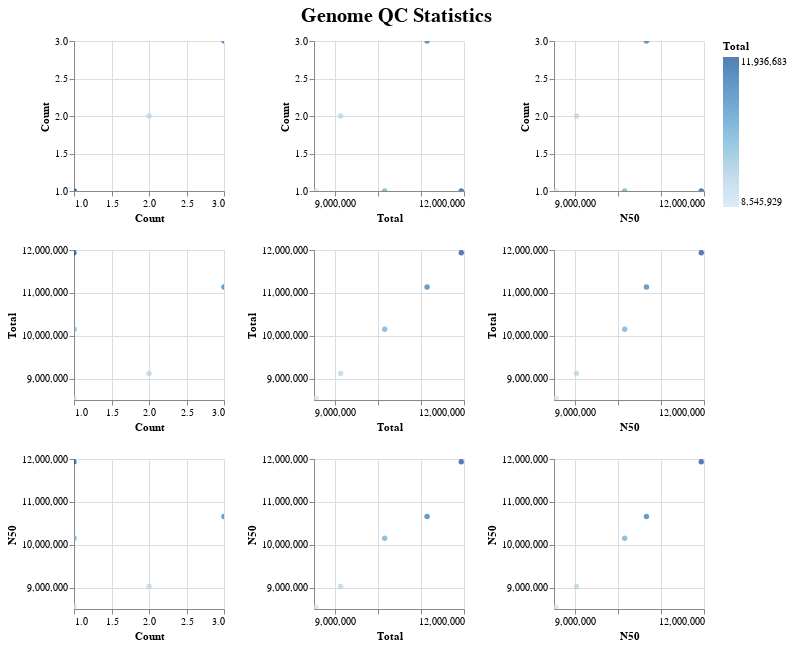

This figure's notebook cell:
### Code cell
source = df

chart = alt.Chart(source).mark_circle().encode(
    alt.X(alt.repeat("column"), type='quantitative', scale=alt.Scale(zero=False)),
    alt.Y(alt.repeat("row"), type='quantitative', scale=alt.Scale(zero=False)),
    color='Total',
    tooltip=['genome_id', 'Count', 'Total', 'gc', 'N50', 'N75', 'N90', 'AuN', 'Min', 'Max']
).properties(
    width=150,
    height=150,
).repeat(
    row=['Count', 'Total', 'N50'],
    column=['Count', 'Total', 'N50'],
).properties(
    title = "Genome QC Statistics",
).interactive()

chart = chart.configure_title(fontSize=20, offset=10, orient='top', anchor='middle')

chart

### Figure 1 — Vega-Lite specification as saved in the notebook (floating-point values rounded to 4 significant figures)
{"config": {"view": {"continuousWidth": 400, "continuousHeight": 300}, "title": {"anchor": "middle", "fontSize": 20, "offset": 10, "orient": "top"}}, "repeat": {"column": ["Count", "Total", "N50"], "row": ["Count", "Total", "N50"]}, "spec": {"data": {"name": "data-99eb458536536f7fce895f6d732f9e3a"}, "mark": "circle", "encoding": {"color": {"field": "Total", "type": "quantitative"}, "tooltip": [{"field": "genome_id", "type": "nominal"}, {"field": "Count", "type": "quantitative"}, {"field": "Total", "type": "quantitative"}, {"field": "gc", "type": "quantitative"}, {"field": "N50", "type": "quantitative"}, {"field": "N75", "type": "quantitative"}, {"field": "N90", "type": "quantitative"}, {"field": "AuN", "type": "quantitative"}, {"field": "Min", "type": "quantitative"}, {"field": "Max", "type": "quantitative"}], "x": {"field": {"repeat": "column"}, "scale": {"zero": false}, "type": "quantitative"}, "y": {"field": {"repeat": "row"}, "scale": {"zero": false}, "type": "quantitative"}}, "height": 150, "selection": {"selector001": {"type": "interval", "bind": "scales", "encodings": ["x", "y"]}}, "width": 150}, "title": "Genome QC Statistics", "$schema": "https://vega.github.io/schema/vega-lite/v4.17.0.json", "datasets": {"data-99eb458536536f7fce895f6d732f9e3a": [{"genome_id": "GCF_000009765.2", "Min": 94287, "N25": 9025608, "N50": 9025608, "AuN": 8933000.0, "gc": 0.707, "Max": 9025608, "N75": 9025608, "Count": 2, "Total": 9119895, "N90": 9025608, "Avg": 4560000.0, "gtdb_release": "R207", "Domain": "d__Bacteria", "Phylum": "p__Actinobacteriota", "Class": "c__Actinomycetia", "Order": "o__Streptomycetales", "Family": "f__Streptomycetaceae", "Genus": "g__Streptomyces", "Species": "avermitilis", "Organism": "s__Streptomyces avermitilis", "accession": "GCA_000009765.2", "name": "GCF_000009765.2", "trna_aa_count": 20.0, "contig_count": 2.0, "n50_contigs": 9026000.0, "longest_contig": 9026000.0, "scaffold_count": 2.0, "n50_scaffolds": 9026000.0, "longest_scaffold": 9026000.0, "genome_size": 9120000.0, "gc_percentage": 70.7, "ambiguous_bases": 0.0, "checkm_completeness": 99.89, "checkm_contamination": 0.79, "checkm_strain_heterogeneity": 0.0, "lsu_5s_count": 6, "ssu_count": 6, "lsu_23s_count": 6, "protein_count": 7915, "coding_density": 86.3, "ncbi_genbank_assembly_accession": "GCA_000009765.2", "ncbi_strain_identifiers": "MA-4680", "ncbi_assembly_level": "Complete Genome", "ncbi_assembly_name": "ASM976v2", "ncbi_assembly_type": "na", "ncbi_bioproject": "PRJNA224116", "ncbi_biosample": "SAMD00061088", "ncbi_country": null, "ncbi_date": "2016-03-24", "ncbi_genome_category": null, "ncbi_genome_representation": "full", "ncbi_isolate": null, "ncbi_isolation_source": null, "ncbi_lat_lon": null, "ncbi_molecule_count": 2, "ncbi_cds_count": 7850, "ncbi_refseq_category": "representative genome", "ncbi_seq_rel_date": "2016/03/24", "ncbi_spanned_gaps": 0, "ncbi_species_taxid": 33903, "ncbi_ssu_count": 6, "ncbi_submitter": "NITE", "ncbi_taxid": 227882, "ncbi_total_gap_length": 0, "ncbi_translation_table": 11, "ncbi_trna_count": 77, "ncbi_unspanned_gaps": 0, "ncbi_version_status": "latest", "ncbi_wgs_master": null, "gtdbTypeDesignation": "type strain of species", "gtdbTypeDesignationSources": "LPSN", "lpsnTypeDesignation": "type strain of species", "dsmzTypeDesignation": "type strain of species", "lpsnPriorityYear": 2002.0, "gtdbTypeSpeciesOfGenus": false, "ncbi_taxonomy": "d__Bacteria;p__Actinobacteria;c__Actinomycetia;o__Streptomycetales;f__Streptomycetaceae;g__Streptomyces;s__Streptomyces avermitilis", "ncbi_taxonomy_unfiltered": "d__Bacteria;x__Terrabacteria group;p__Actinobacteria;c__Actinomycetia;o__Streptomycetales;f__Streptomycetaceae;g__Streptomyces;s__Streptomyces avermitilis;x__Streptomyces avermitilis MA-4680 = NBRC 14893", "gtdb_representative": true, "gtdb_genome_representative": "RS_GCF_000009765.2", "ncbi_type_material_designation": "assembly from type material", "gtdbDomain": "d__Bacteria", "gtdbPhylum": "p__Actinobacteriota", "gtdbClass": "c__Actinomycetia", "gtdbOrder": "o__Streptomycetales", "gtdbFamily": "f__Streptomycetaceae", "gtdbGenus": "g__Streptomyces", "gtdbSpecies": "s__Streptomyces avermitilis", "gtdbTypeDesignation.1": "type strain of species", "subunit_summary": "5S/16S/23S", "speciesRepName": "GCA_000009765.2", "speciesClusterCount": 9, "lpsnUrl": "https://lpsn.dsmz.de/species/streptomyces-avermitilis", "link_ncbi_taxonomy": "<a target=\"_blank\" href=\"https://www.ncbi.nlm.nih.gov/Taxonomy/Browser/wwwtax.cgi?id=2\">d__Bacteria</a>; <a target=\"_blank\" href=\"https://www.ncbi.nlm.nih.gov/Taxonomy/Browser/wwwtax.cgi?id=201174\">p__Actinobacteria</a>; <a target=\"_blank\" href=\"https://www.ncbi.nlm.nih.gov/Taxonomy/Browser/wwwtax.cgi?id=1760\">c__Actinomycetia</a>; <a target=\"_blank\" href=\"https://www.ncbi.nlm.nih.gov/Taxonomy/Browser/wwwtax.cgi?id=85011\">o__Streptomycetales</a>; <a target=\"_blank\" href=\"https://www.ncbi.nlm.nih.gov/Taxonomy/Browser/wwwtax.cgi?id=2062\">f__Streptomycetaceae</a>; <a target=\"_blank\" href=\"https://www.ncbi.nlm.nih.gov/Taxonomy/Browser/wwwtax.cgi?id=1883\">g__Streptomyces</a>; <a target=\"_blank\" href=\"https://www.ncbi.nlm.nih.gov/Taxonomy/Browser/wwwtax.cgi?id=33903\">s__Streptomyces avermitilis</a>", "link_ncbi_taxonomy_unfiltered": "<a target=\"_blank\" href=\"https://www.ncbi.nlm.nih.gov/Taxonomy/Browser/wwwtax.cgi?id=2\">d__Bacteria</a>; <a target=\"_blank\" href=\"https://www.ncbi.nlm.nih.gov/Taxonomy/Browser/wwwtax.cgi?id=1783272\">x__Terrabacteria group</a>; <a target=\"_blank\" href=\"https://www.ncbi.nlm.nih.gov/Taxonomy/Browser/wwwtax.cgi?id=201174\">p__Actinobacteria</a>; <a target=\"_blank\" href=\"https://www.ncbi.nlm.nih.gov/Taxonomy/Browser/wwwtax.cgi?id=1760\">c__Actinomycetia</a>; <a target=\"_blank\" href=\"https://www.ncbi.nlm.nih.gov/Taxonomy/Browser/wwwtax.cgi?id=85011\">o__Streptomycetales</a>; <a target=\"_blank\" href=\"https://www.ncbi.nlm.nih.gov/Taxonomy/Browser/wwwtax.cgi?id=2062\">f__Streptomycetaceae</a>; <a target=\"_blank\" href=\"https://www.ncbi.nlm.nih.gov/Taxonomy/Browser/wwwtax.cgi?id=1883\">g__Streptomyces</a>; <a target=\"_blank\" href=\"https://www.ncbi.nlm.nih.gov/Taxonomy/Browser/wwwtax.cgi?id=33903\">s__Streptomyces avermitilis</a>; <a target=\"_blank\" href=\"https://www.ncbi.nlm.nih.gov/Taxonomy/Browser/wwwtax.cgi?id=227882\">x__Streptomyces avermitilis MA-4680 = NBRC 14893</a>", "0": "{'taxon': 'd__Bacteria', 'taxonId': '2'}", "1": "{'taxon': 'p__Actinobacteria', 'taxonId': '201174'}", "2": "{'taxon': 'c__Actinomycetia', 'taxonId': '1760'}", "3": "{'taxon': 'o__Streptomycetales', 'taxonId': '85011'}", "4": "{'taxon': 'f__Streptomycetaceae', 'taxonId': '2062'}", "5": "{'taxon': 'g__Streptomyces', 'taxonId': '1883'}", "6": "{'taxon': 's__Streptomyces avermitilis', 'taxonId': '33903'}", "ncbiTaxonomyUnfiltered": "[{'taxon': 'd__Bacteria', 'taxonId': '2'}, {'taxon': 'x__Terrabacteria group', 'taxonId': '1783272'}, {'taxon': 'p__Actinobacteria', 'taxonId': '201174'}, {'taxon': 'c__Actinomycetia', 'taxonId': '1760'}, {'taxon': 'o__Streptomycetales', 'taxonId': '85011'}, {'taxon': 'f__Streptomycetaceae', 'taxonId': '2062'}, {'taxon': 'g__Streptomyces', 'taxonId': '1883'}, {'taxon': 's__Streptomyces avermitilis', 'taxonId': '33903'}, {'taxon': 'x__Streptomyces avermitilis MA-4680 = NBRC 14893', 'taxonId': '227882'}]"}, {"genome_id": "GCF_000010605.1", "Min": 8545929, "N25": 8545929, "N50": 8545929, "AuN": 8546000.0, "gc": 0.7223, "Max": 8545929, "N75": 8545929, "Count": 1, "Total": 8545929, "N90": 8545929, "Avg": 8546000.0, "gtdb_release": "R207", "Domain": "d__Bacteria", "Phylum": "p__Actinobacteriota", "Class": "c__Actinomycetia", "Order": "o__Streptomycetales", "Family": "f__Streptomycetaceae", "Genus": "g__Streptomyces", "Species": "griseus", "Organism": "s__Streptomyces griseus", "accession": "GCA_000010605.1", "name": "GCF_000010605.1", "trna_aa_count": 20.0, "contig_count": 1.0, "n50_contigs": 8546000.0, "longest_contig": 8546000.0, "scaffold_count": 1.0, "n50_scaffolds": 8546000.0, "longest_scaffold": 8546000.0, "genome_size": 8546000.0, "gc_percentage": 72.23, "ambiguous_bases": 0.0, "checkm_completeness": 99.84, "checkm_contamination": 0.0, "checkm_strain_heterogeneity": 0.0, "lsu_5s_count": 6, "ssu_count": 6, "lsu_23s_count": 6, "protein_count": 7113, "coding_density": 87.7, "ncbi_genbank_assembly_accession": "GCA_000010605.1", "ncbi_strain_identifiers": "NBRC 13350", "ncbi_assembly_level": "Complete Genome", "ncbi_assembly_name": "ASM1060v1", "ncbi_assembly_type": "na", "ncbi_bioproject": "PRJNA224116", "ncbi_biosample": "SAMD00060929", "ncbi_country": null, "ncbi_date": "2008-04-08", "ncbi_genome_category": null, "ncbi_genome_representation": "full", "ncbi_isolate": null, "ncbi_isolation_source": null, "ncbi_lat_lon": null, "ncbi_molecule_count": 1, "ncbi_cds_count": 7092, "ncbi_refseq_category": "representative genome", "ncbi_seq_rel_date": "2008/04/08", "ncbi_spanned_gaps": 0, "ncbi_species_taxid": 1911, "ncbi_ssu_count": 6, "ncbi_submitter": "The University of Tokyo", "ncbi_taxid": 455632, "ncbi_total_gap_length": 0, "ncbi_translation_table": 11, "ncbi_trna_count": 67, "ncbi_unspanned_gaps": 0, "ncbi_version_status": "latest", "ncbi_wgs_master": null, "gtdbTypeDesignation": "not type material", "gtdbTypeDesignationSources": null, "lpsnTypeDesignation": "not type material", "dsmzTypeDesignation": "not type material", "lpsnPriorityYear": null, "gtdbTypeSpeciesOfGenus": false, "ncbi_taxonomy": "d__Bacteria;p__Actinobacteria;c__Actinomycetia;o__Streptomycetales;f__Streptomycetaceae;g__Streptomyces;s__Streptomyces griseus", "ncbi_taxonomy_unfiltered": "d__Bacteria;x__Terrabacteria group;p__Actinobacteria;c__Actinomycetia;o__Streptomycetales;f__Streptomycetaceae;g__Streptomyces;x__Streptomyces griseus group;x__Streptomyces griseus subgroup;s__Streptomyces griseus;sb__Streptomyces griseus subsp. griseus;x__Streptomyces griseus subsp. griseus NBRC 13350", "gtdb_representative": false, "gtdb_genome_representative": "RS_GCF_900460065.1", "ncbi_type_material_designation": null, "gtdbDomain": "d__Bacteria", "gtdbPhylum": "p__Actinobacteriota", "gtdbClass": "c__Actinomycetia", "gtdbOrder": "o__Streptomycetales", "gtdbFamily": "f__Streptomycetaceae", "gtdbGenus": "g__Streptomyces", "gtdbSpecies": "s__Streptomyces griseus", "gtdbTypeDesignation.1": "not type material", "subunit_summary": "5S/16S/23S", "speciesRepName": "GCA_900460065.1", "speciesClusterCount": 10, "lpsnUrl": "https://lpsn.dsmz.de/species/streptomyces-griseus", "link_ncbi_taxonomy": "<a target=\"_blank\" href=\"https://www.ncbi.nlm.nih.gov/Taxonomy/Browser/wwwtax.cgi?id=2\">d__Bacteria</a>; <a target=\"_blank\" href=\"https://www.ncbi.nlm.nih.gov/Taxonomy/Browser/wwwtax.cgi?id=201174\">p__Actinobacteria</a>; <a target=\"_blank\" href=\"https://www.ncbi.nlm.nih.gov/Taxonomy/Browser/wwwtax.cgi?id=1760\">c__Actinomycetia</a>; <a target=\"_blank\" href=\"https://www.ncbi.nlm.nih.gov/Taxonomy/Browser/wwwtax.cgi?id=85011\">o__Streptomycetales</a>; <a target=\"_blank\" href=\"https://www.ncbi.nlm.nih.gov/Taxonomy/Browser/wwwtax.cgi?id=2062\">f__Streptomycetaceae</a>; <a target=\"_blank\" href=\"https://www.ncbi.nlm.nih.gov/Taxonomy/Browser/wwwtax.cgi?id=1883\">g__Streptomyces</a>; <a target=\"_blank\" href=\"https://www.ncbi.nlm.nih.gov/Taxonomy/Browser/wwwtax.cgi?id=1911\">s__Streptomyces griseus</a>", "link_ncbi_taxonomy_unfiltered": "<a target=\"_blank\" href=\"https://www.ncbi.nlm.nih.gov/Taxonomy/Browser/wwwtax.cgi?id=2\">d__Bacteria</a>; <a target=\"_blank\" href=\"https://www.ncbi.nlm.nih.gov/Taxonomy/Browser/wwwtax.cgi?id=1783272\">x__Terrabacteria group</a>; <a target=\"_blank\" href=\"https://www.ncbi.nlm.nih.gov/Taxonomy/Browser/wwwtax.cgi?id=201174\">p__Actinobacteria</a>; <a target=\"_blank\" href=\"https://www.ncbi.nlm.nih.gov/Taxonomy/Browser/wwwtax.cgi?id=1760\">c__Actinomycetia</a>; <a target=\"_blank\" href=\"https://www.ncbi.nlm.nih.gov/Taxonomy/Browser/wwwtax.cgi?id=85011\">o__Streptomycetales</a>; <a target=\"_blank\" href=\"https://www.ncbi.nlm.nih.gov/Taxonomy/Browser/wwwtax.cgi?id=2062\">f__Streptomycetaceae</a>; <a target=\"_blank\" href=\"https://www.ncbi.nlm.nih.gov/Taxonomy/Browser/wwwtax.cgi?id=1883\">g__Streptomyces</a>; <a target=\"_blank\" href=\"https://www.ncbi.nlm.nih.gov/Taxonomy/Browser/wwwtax.cgi?id=629295\">x__Streptomyces griseus group</a>; <a target=\"_blank\" href=\"https://www.ncbi.nlm.nih.gov/Taxonomy/Browser/wwwtax.cgi?id=1482596\">x__Streptomyces griseus subgroup</a>; <a target=\"_blank\" href=\"https://www.ncbi.nlm.nih.gov/Taxonomy/Browser/wwwtax.cgi?id=1911\">s__Streptomyces griseus</a>; <a target=\"_blank\" href=\"https://www.ncbi.nlm.nih.gov/Taxonomy/Browser/wwwtax.cgi?id=67263\">sb__Streptomyces griseus subsp. griseus</a>; <a target=\"_blank\" href=\"https://www.ncbi.nlm.nih.gov/Taxonomy/Browser/wwwtax.cgi?id=455632\">x__Streptomyces griseus subsp. griseus NBRC 13350</a>", "0": "{'taxon': 'd__Bacteria', 'taxonId': '2'}", "1": "{'taxon': 'p__Actinobacteria', 'taxonId': '201174'}", "2": "{'taxon': 'c__Actinomycetia', 'taxonId': '1760'}", "3": "{'taxon': 'o__Streptomycetales', 'taxonId': '85011'}", "4": "{'taxon': 'f__Streptomycetaceae', 'taxonId': '2062'}", "5": "{'taxon': 'g__Streptomyces', 'taxonId': '1883'}", "6": "{'taxon': 's__Streptomyces griseus', 'taxonId': '1911'}", "ncbiTaxonomyUnfiltered": "[{'taxon': 'd__Bacteria', 'taxonId': '2'}, {'taxon': 'x__Terrabacteria group', 'taxonId': '1783272'}, {'taxon': 'p__Actinobacteria', 'taxonId': '201174'}, {'taxon': 'c__Actinomycetia', 'taxonId': '1760'}, {'taxon': 'o__Streptomycetales', 'taxonId': '85011'}, {'taxon': 'f__Streptomycetaceae', 'taxonId': '2062'}, {'taxon': 'g__Streptomyces', 'taxonId': '1883'}, {'taxon': 'x__Streptomyces griseus group', 'taxonId': '629295'}, {'taxon': 'x__Streptomyces griseus subgroup', 'taxonId': '1482596'}, {'taxon': 's__Streptomyces griseus', 'taxonId': '1911'}, {'taxon': 'sb__Streptomyces griseus subsp. griseus', 'taxonId': '67263'}, {'taxon': 'x__Streptomyces griseus subsp. griseus NBRC 13350', 'taxonId': '455632'}]"}, {"genome_id": "GCF_000091305.1", "Min": 10148695, "N25": 10148695, "N50": 10148695, "AuN": 10150000.0, "gc": 0.7145, "Max": 10148695, "N75": 10148695, "Count": 1, "Total": 10148695, "N90": 10148695, "Avg": 10150000.0, "gtdb_release": "R207", "Domain": "d__Bacteria", "Phylum": "p__Actinobacteriota", "Class": "c__Actinomycetia", "Order": "o__Streptomycetales", "Family": "f__Streptomycetaceae", "Genus": "g__Streptomyces", "Species": "scabiei", "Organism": "s__Streptomyces scabiei", "accession": "GCA_000091305.1", "name": "GCF_000091305.1", "trna_aa_count": 20.0, "contig_count": 1.0, "n50_contigs": 10150000.0, "longest_contig": 10150000.0, "scaffold_count": 1.0, "n50_scaffolds": 10150000.0, "longest_scaffold": 10150000.0, "genome_size": 10150000.0, "gc_percentage": 71.45, "ambiguous_bases": 0.0, "checkm_completeness": 100.0, "checkm_contamination": 0.0, "checkm_strain_heterogeneity": 0.0, "lsu_5s_count": 6, "ssu_count": 6, "lsu_23s_count": 6, "protein_count": 8791, "coding_density": 87.16, "ncbi_genbank_assembly_accession": "GCA_000091305.1", "ncbi_strain_identifiers": "87.22", "ncbi_assembly_level": "Complete Genome", "ncbi_assembly_name": "ASM9130v1", "ncbi_assembly_type": "na", "ncbi_bioproject": "PRJNA224116", "ncbi_biosample": "SAMEA2272773", "ncbi_country": null, "ncbi_date": "2009-10-06", "ncbi_genome_category": null, "ncbi_genome_representation": "full", "ncbi_isolate": null, "ncbi_isolation_source": null, "ncbi_lat_lon": null, "ncbi_molecule_count": 1, "ncbi_cds_count": 8737, "ncbi_refseq_category": "representative genome", "ncbi_seq_rel_date": "2009/10/06", "ncbi_spanned_gaps": 0, "ncbi_species_taxid": 1930, "ncbi_ssu_count": 6, "ncbi_submitter": "Wellcome Trust Sanger Institute", "ncbi_taxid": 680198, "ncbi_total_gap_length": 0, "ncbi_translation_table": 11, "ncbi_trna_count": 73, "ncbi_unspanned_gaps": 0, "ncbi_version_status": "latest", "ncbi_wgs_master": null, "gtdbTypeDesignation": "not type material", "gtdbTypeDesignationSources": null, "lpsnTypeDesignation": "not type material", "dsmzTypeDesignation": "not type material", "lpsnPriorityYear": null, "gtdbTypeSpeciesOfGenus": false, "ncbi_taxonomy": "d__Bacteria;p__Actinobacteria;c__Actinomycetia;o__Streptomycetales;f__Streptomycetaceae;g__Streptomyces;s__Streptomyces scabiei", "ncbi_taxonomy_unfiltered": "d__Bacteria;x__Terrabacteria group;p__Actinobacteria;c__Actinomycetia;o__Streptomycetales;f__Streptomycetaceae;g__Streptomyces;s__Streptomyces scabiei;x__Streptomyces scabiei 87.22", "gtdb_representative": true, "gtdb_genome_representative": "RS_GCF_000091305.1", "ncbi_type_material_designation": null, "gtdbDomain": "d__Bacteria", "gtdbPhylum": "p__Actinobacteriota", "gtdbClass": "c__Actinomycetia", "gtdbOrder": "o__Streptomycetales", "gtdbFamily": "f__Streptomycetaceae", "gtdbGenus": "g__Streptomyces", "gtdbSpecies": "s__Streptomyces scabiei", "gtdbTypeDesignation.1": "not type material", "subunit_summary": "5S/16S/23S", "speciesRepName": "GCA_000091305.1", "speciesClusterCount": 16, "lpsnUrl": "https://lpsn.dsmz.de/species/streptomyces-scabiei", "link_ncbi_taxonomy": "<a target=\"_blank\" href=\"https://www.ncbi.nlm.nih.gov/Taxonomy/Browser/wwwtax.cgi?id=2\">d__Bacteria</a>; <a target=\"_blank\" href=\"https://www.ncbi.nlm.nih.gov/Taxonomy/Browser/wwwtax.cgi?id=201174\">p__Actinobacteria</a>; <a target=\"_blank\" href=\"https://www.ncbi.nlm.nih.gov/Taxonomy/Browser/wwwtax.cgi?id=1760\">c__Actinomycetia</a>; <a target=\"_blank\" href=\"https://www.ncbi.nlm.nih.gov/Taxonomy/Browser/wwwtax.cgi?id=85011\">o__Streptomycetales</a>; <a target=\"_blank\" href=\"https://www.ncbi.nlm.nih.gov/Taxonomy/Browser/wwwtax.cgi?id=2062\">f__Streptomycetaceae</a>; <a target=\"_blank\" href=\"https://www.ncbi.nlm.nih.gov/Taxonomy/Browser/wwwtax.cgi?id=1883\">g__Streptomyces</a>; <a target=\"_blank\" href=\"https://www.ncbi.nlm.nih.gov/Taxonomy/Browser/wwwtax.cgi?id=1930\">s__Streptomyces scabiei</a>", "link_ncbi_taxonomy_unfiltered": "<a target=\"_blank\" href=\"https://www.ncbi.nlm.nih.gov/Taxonomy/Browser/wwwtax.cgi?id=2\">d__Bacteria</a>; <a target=\"_blank\" href=\"https://www.ncbi.nlm.nih.gov/Taxonomy/Browser/wwwtax.cgi?id=1783272\">x__Terrabacteria group</a>; <a target=\"_blank\" href=\"https://www.ncbi.nlm.nih.gov/Taxonomy/Browser/wwwtax.cgi?id=201174\">p__Actinobacteria</a>; <a target=\"_blank\" href=\"https://www.ncbi.nlm.nih.gov/Taxonomy/Browser/wwwtax.cgi?id=1760\">c__Actinomycetia</a>; <a target=\"_blank\" href=\"https://www.ncbi.nlm.nih.gov/Taxonomy/Browser/wwwtax.cgi?id=85011\">o__Streptomycetales</a>; <a target=\"_blank\" href=\"https://www.ncbi.nlm.nih.gov/Taxonomy/Browser/wwwtax.cgi?id=2062\">f__Streptomycetaceae</a>; <a target=\"_blank\" href=\"https://www.ncbi.nlm.nih.gov/Taxonomy/Browser/wwwtax.cgi?id=1883\">g__Streptomyces</a>; <a target=\"_blank\" href=\"https://www.ncbi.nlm.nih.gov/Taxonomy/Browser/wwwtax.cgi?id=1930\">s__Streptomyces scabiei</a>; <a target=\"_blank\" href=\"https://www.ncbi.nlm.nih.gov/Taxonomy/Browser/wwwtax.cgi?id=680198\">x__Streptomyces scabiei 87.22</a>", "0": "{'taxon': 'd__Bacteria', 'taxonId': '2'}", "1": "{'taxon': 'p__Actinobacteria', 'taxonId': '201174'}", "2": "{'taxon': 'c__Actinomycetia', 'taxonId': '1760'}", "3": "{'taxon': 'o__Streptomycetales', 'taxonId': '85011'}", "4": "{'taxon': 'f__Streptomycetaceae', 'taxonId': '2062'}", "5": "{'taxon': 'g__Streptomyces', 'taxonId': '1883'}", "6": "{'taxon': 's__Streptomyces scabiei', 'taxonId': '1930'}", "ncbiTaxonomyUnfiltered": "[{'taxon': 'd__Bacteria', 'taxonId': '2'}, {'taxon': 'x__Terrabacteria group', 'taxonId': '1783272'}, {'taxon': 'p__Actinobacteria', 'taxonId': '201174'}, {'taxon': 'c__Actinomycetia', 'taxonId': '1760'}, {'taxon': 'o__Streptomycetales', 'taxonId': '85011'}, {'taxon': 'f__Streptomycetaceae', 'taxonId': '2062'}, {'taxon': 'g__Streptomyces', 'taxonId': '1883'}, {'taxon': 's__Streptomyces scabiei', 'taxonId': '1930'}, {'taxon': 'x__Streptomyces scabiei 87.22', 'taxonId': '680198'}]"}, {"genome_id": "GCF_000092385.1", "Min": 11936683, "N25": 11936683, "N50": 11936683, "AuN": 11940000.0, "gc": 0.7075, "Max": 11936683, "N75": 11936683, "Count": 1, "Total": 11936683, "N90": 11936683, "Avg": 11940000.0, "gtdb_release": "R207", "Domain": "d__Bacteria", "Phylum": "p__Actinobacteriota", "Class": "c__Actinomycetia", "Order": "o__Streptomycetales", "Family": "f__Streptomycetaceae", "Genus": "g__Streptomyces", "Species": "milbemycinicus", "Organism": "s__Streptomyces milbemycinicus", "accession": "GCA_000092385.1", "name": "GCF_000092385.1", "trna_aa_count": 20.0, "contig_count": 1.0, "n50_contigs": 11940000.0, "longest_contig": 11940000.0, "scaffold_count": 1.0, "n50_scaffolds": 11940000.0, "longest_scaffold": 11940000.0, "genome_size": 11940000.0, "gc_percentage": 70.75, "ambiguous_bases": 0.0, "checkm_completeness": 99.74, "checkm_contamination": 1.96, "checkm_strain_heterogeneity": 28.57, "lsu_5s_count": 6, "ssu_count": 6, "lsu_23s_count": 6, "protein_count": 9968, "coding_density": 88.51, "ncbi_genbank_assembly_accession": "GCA_000092385.1", "ncbi_strain_identifiers": "BCW-1", "ncbi_assembly_level": "Complete Genome", "ncbi_assembly_name": "ASM9238v1", "ncbi_assembly_type": "na", "ncbi_bioproject": "PRJNA224116", "ncbi_biosample": "SAMN02603683", "ncbi_country": null, "ncbi_date": "2010-05-28", "ncbi_genome_category": null, "ncbi_genome_representation": "full", "ncbi_isolate": null, "ncbi_isolation_source": null, "ncbi_lat_lon": null, "ncbi_molecule_count": 1, "ncbi_cds_count": 9974, "ncbi_refseq_category": "representative genome", "ncbi_seq_rel_date": "2010/05/28", "ncbi_spanned_gaps": 0, "ncbi_species_taxid": 379067, "ncbi_ssu_count": 6, "ncbi_submitter": "Northeast Agricultural University", "ncbi_taxid": 749414, "ncbi_total_gap_length": 0, "ncbi_translation_table": 11, "ncbi_trna_count": 68, "ncbi_unspanned_gaps": 0, "ncbi_version_status": "latest", "ncbi_wgs_master": null, "gtdbTypeDesignation": "not type material", "gtdbTypeDesignationSources": null, "lpsnTypeDesignation": "not type material", "dsmzTypeDesignation": "not type material", "lpsnPriorityYear": null, "gtdbTypeSpeciesOfGenus": false, "ncbi_taxonomy": "d__Bacteria;p__Actinobacteria;c__Actinomycetia;o__Streptomycetales;f__Streptomycetaceae;g__Streptomyces;s__Streptomyces bingchenggensis", "ncbi_taxonomy_unfiltered": "d__Bacteria;x__Terrabacteria group;p__Actinobacteria;c__Actinomycetia;o__Streptomycetales;f__Streptomycetaceae;g__Streptomyces;s__Streptomyces bingchenggensis;x__Streptomyces bingchenggensis BCW-1", "gtdb_representative": false, "gtdb_genome_representative": "RS_GCF_002154605.1", "ncbi_type_material_designation": null, "gtdbDomain": "d__Bacteria", "gtdbPhylum": "p__Actinobacteriota", "gtdbClass": "c__Actinomycetia", "gtdbOrder": "o__Streptomycetales", "gtdbFamily": "f__Streptomycetaceae", "gtdbGenus": "g__Streptomyces", "gtdbSpecies": "s__Streptomyces milbemycinicus", "gtdbTypeDesignation.1": "not type material", "subunit_summary": "5S/16S/23S", "speciesRepName": "GCA_002154605.1", "speciesClusterCount": 2, "lpsnUrl": "https://lpsn.dsmz.de/species/streptomyces-milbemycinicus", "link_ncbi_taxonomy": "<a target=\"_blank\" href=\"https://www.ncbi.nlm.nih.gov/Taxonomy/Browser/wwwtax.cgi?id=2\">d__Bacteria</a>; <a target=\"_blank\" href=\"https://www.ncbi.nlm.nih.gov/Taxonomy/Browser/wwwtax.cgi?id=201174\">p__Actinobacteria</a>; <a target=\"_blank\" href=\"https://www.ncbi.nlm.nih.gov/Taxonomy/Browser/wwwtax.cgi?id=1760\">c__Actinomycetia</a>; <a target=\"_blank\" href=\"https://www.ncbi.nlm.nih.gov/Taxonomy/Browser/wwwtax.cgi?id=85011\">o__Streptomycetales</a>; <a target=\"_blank\" href=\"https://www.ncbi.nlm.nih.gov/Taxonomy/Browser/wwwtax.cgi?id=2062\">f__Streptomycetaceae</a>; <a target=\"_blank\" href=\"https://www.ncbi.nlm.nih.gov/Taxonomy/Browser/wwwtax.cgi?id=1883\">g__Streptomyces</a>; <a target=\"_blank\" href=\"https://www.ncbi.nlm.nih.gov/Taxonomy/Browser/wwwtax.cgi?id=379067\">s__Streptomyces bingchenggensis</a>", "link_ncbi_taxonomy_unfiltered": "<a target=\"_blank\" href=\"https://www.ncbi.nlm.nih.gov/Taxonomy/Browser/wwwtax.cgi?id=2\">d__Bacteria</a>; <a target=\"_blank\" href=\"https://www.ncbi.nlm.nih.gov/Taxonomy/Browser/wwwtax.cgi?id=1783272\">x__Terrabacteria group</a>; <a target=\"_blank\" href=\"https://www.ncbi.nlm.nih.gov/Taxonomy/Browser/wwwtax.cgi?id=201174\">p__Actinobacteria</a>; <a target=\"_blank\" href=\"https://www.ncbi.nlm.nih.gov/Taxonomy/Browser/wwwtax.cgi?id=1760\">c__Actinomycetia</a>; <a target=\"_blank\" href=\"https://www.ncbi.nlm.nih.gov/Taxonomy/Browser/wwwtax.cgi?id=85011\">o__Streptomycetales</a>; <a target=\"_blank\" href=\"https://www.ncbi.nlm.nih.gov/Taxonomy/Browser/wwwtax.cgi?id=2062\">f__Streptomycetaceae</a>; <a target=\"_blank\" href=\"https://www.ncbi.nlm.nih.gov/Taxonomy/Browser/wwwtax.cgi?id=1883\">g__Streptomyces</a>; <a target=\"_blank\" href=\"https://www.ncbi.nlm.nih.gov/Taxonomy/Browser/wwwtax.cgi?id=379067\">s__Streptomyces bingchenggensis</a>; <a target=\"_blank\" href=\"https://www.ncbi.nlm.nih.gov/Taxonomy/Browser/wwwtax.cgi?id=749414\">x__Streptomyces bingchenggensis BCW-1</a>", "0": "{'taxon': 'd__Bacteria', 'taxonId': '2'}", "1": "{'taxon': 'p__Actinobacteria', 'taxonId': '201174'}", "2": "{'taxon': 'c__Actinomycetia', 'taxonId': '1760'}", "3": "{'taxon': 'o__Streptomycetales', 'taxonId': '85011'}", "4": "{'taxon': 'f__Streptomycetaceae', 'taxonId': '2062'}", "5": "{'taxon': 'g__Streptomyces', 'taxonId': '1883'}", "6": "{'taxon': 's__Streptomyces bingchenggensis', 'taxonId': '379067'}", "ncbiTaxonomyUnfiltered": "[{'taxon': 'd__Bacteria', 'taxonId': '2'}, {'taxon': 'x__Terrabacteria group', 'taxonId': '1783272'}, {'taxon': 'p__Actinobacteria', 'taxonId': '201174'}, {'taxon': 'c__Actinomycetia', 'taxonId': '1760'}, {'taxon': 'o__Streptomycetales', 'taxonId': '85011'}, {'taxon': 'f__Streptomycetaceae', 'taxonId': '2062'}, {'taxon': 'g__Streptomyces', 'taxonId': '1883'}, {'taxon': 's__Streptomyces bingchenggensis', 'taxonId': '379067'}, {'taxon': 'x__Streptomyces bingchenggensis BCW-1', 'taxonId': '749414'}]"}, {"genome_id": "GCF_000147815.2", "Min": 191151, "N25": 10657107, "N50": 10657107, "AuN": 10210000.0, "gc": 0.7088, "Max": 10657107, "N75": 10657107, "Count": 3, "Total": 11138313, "N90": 10657107, "Avg": 3713000.0, "gtdb_release": "R207", "Domain": "d__Bacteria", "Phylum": "p__Actinobacteriota", "Class": "c__Actinomycetia", "Order": "o__Streptomycetales", "Family": "f__Streptomycetaceae", "Genus": "g__Streptomyces", "Species": "violaceusniger_A", "Organism": "s__Streptomyces violaceusniger_A", "accession": "GCA_000147815.3", "name": "GCF_000147815.2", "trna_aa_count": 20.0, "contig_count": 3.0, "n50_contigs": 10660000.0, "longest_contig": 10660000.0, "scaffold_count": 3.0, "n50_scaffolds": 10660000.0, "longest_scaffold": 10660000.0, "genome_size": 11140000.0, "gc_percentage": 70.88, "ambiguous_bases": 0.0, "checkm_completeness": 100.0, "checkm_contamination": 1.05, "checkm_strain_heterogeneity": 0.0, "lsu_5s_count": 6, "ssu_count": 6, "lsu_23s_count": 6, "protein_count": 9451, "coding_density": 87.27, "ncbi_genbank_assembly_accession": "GCA_000147815.3", "ncbi_strain_identifiers": "Tu 4113", "ncbi_assembly_level": "Complete Genome", "ncbi_assembly_name": "ASM14781v3", "ncbi_assembly_type": "na", "ncbi_bioproject": "PRJNA224116", "ncbi_biosample": "SAMN00016986", "ncbi_country": null, "ncbi_date": "2011-08-23", "ncbi_genome_category": null, "ncbi_genome_representation": "full", "ncbi_isolate": null, "ncbi_isolation_source": null, "ncbi_lat_lon": null, "ncbi_molecule_count": 3, "ncbi_cds_count": 9434, "ncbi_refseq_category": "na", "ncbi_seq_rel_date": "2011/08/23", "ncbi_spanned_gaps": 0, "ncbi_species_taxid": 68280, "ncbi_ssu_count": 6, "ncbi_submitter": "US DOE Joint Genome Institute (JGI-PGF)", "ncbi_taxid": 653045, "ncbi_total_gap_length": 0, "ncbi_translation_table": 11, "ncbi_trna_count": 66, "ncbi_unspanned_gaps": 0, "ncbi_version_status": "latest", "ncbi_wgs_master": null, "gtdbTypeDesignation": "not type material", "gtdbTypeDesignationSources": null, "lpsnTypeDesignation": "not type material", "dsmzTypeDesignation": "not type material", "lpsnPriorityYear": null, "gtdbTypeSpeciesOfGenus": false, "ncbi_taxonomy": "d__Bacteria;p__Actinobacteria;c__Actinomycetia;o__Streptomycetales;f__Streptomycetaceae;g__Streptomyces;s__Streptomyces violaceusniger", "ncbi_taxonomy_unfiltered": "d__Bacteria;x__Terrabacteria group;p__Actinobacteria;c__Actinomycetia;o__Streptomycetales;f__Streptomycetaceae;g__Streptomyces;x__Streptomyces violaceusniger group;s__Streptomyces violaceusniger;x__Streptomyces violaceusniger Tu 4113", "gtdb_representative": true, "gtdb_genome_representative": "RS_GCF_000147815.2", "ncbi_type_material_designation": null, "gtdbDomain": "d__Bacteria", "gtdbPhylum": "p__Actinobacteriota", "gtdbClass": "c__Actinomycetia", "gtdbOrder": "o__Streptomycetales", "gtdbFamily": "f__Streptomycetaceae", "gtdbGenus": "g__Streptomyces", "gtdbSpecies": "s__Streptomyces violaceusniger_A", "gtdbTypeDesignation.1": "not type material", "subunit_summary": "5S/16S/23S", "speciesRepName": "GCA_000147815.3", "speciesClusterCount": 4, "lpsnUrl": null, "link_ncbi_taxonomy": "<a target=\"_blank\" href=\"https://www.ncbi.nlm.nih.gov/Taxonomy/Browser/wwwtax.cgi?id=2\">d__Bacteria</a>; <a target=\"_blank\" href=\"https://www.ncbi.nlm.nih.gov/Taxonomy/Browser/wwwtax.cgi?id=201174\">p__Actinobacteria</a>; <a target=\"_blank\" href=\"https://www.ncbi.nlm.nih.gov/Taxonomy/Browser/wwwtax.cgi?id=1760\">c__Actinomycetia</a>; <a target=\"_blank\" href=\"https://www.ncbi.nlm.nih.gov/Taxonomy/Browser/wwwtax.cgi?id=85011\">o__Streptomycetales</a>; <a target=\"_blank\" href=\"https://www.ncbi.nlm.nih.gov/Taxonomy/Browser/wwwtax.cgi?id=2062\">f__Streptomycetaceae</a>; <a target=\"_blank\" href=\"https://www.ncbi.nlm.nih.gov/Taxonomy/Browser/wwwtax.cgi?id=1883\">g__Streptomyces</a>; <a target=\"_blank\" href=\"https://www.ncbi.nlm.nih.gov/Taxonomy/Browser/wwwtax.cgi?id=68280\">s__Streptomyces violaceusniger</a>", "link_ncbi_taxonomy_unfiltered": "<a target=\"_blank\" href=\"https://www.ncbi.nlm.nih.gov/Taxonomy/Browser/wwwtax.cgi?id=2\">d__Bacteria</a>; <a target=\"_blank\" href=\"https://www.ncbi.nlm.nih.gov/Taxonomy/Browser/wwwtax.cgi?id=1783272\">x__Terrabacteria group</a>; <a target=\"_blank\" href=\"https://www.ncbi.nlm.nih.gov/Taxonomy/Browser/wwwtax.cgi?id=201174\">p__Actinobacteria</a>; <a target=\"_blank\" href=\"https://www.ncbi.nlm.nih.gov/Taxonomy/Browser/wwwtax.cgi?id=1760\">c__Actinomycetia</a>; <a target=\"_blank\" href=\"https://www.ncbi.nlm.nih.gov/Taxonomy/Browser/wwwtax.cgi?id=85011\">o__Streptomycetales</a>; <a target=\"_blank\" href=\"https://www.ncbi.nlm.nih.gov/Taxonomy/Browser/wwwtax.cgi?id=2062\">f__Streptomycetaceae</a>; <a target=\"_blank\" href=\"https://www.ncbi.nlm.nih.gov/Taxonomy/Browser/wwwtax.cgi?id=1883\">g__Streptomyces</a>; <a target=\"_blank\" href=\"https://www.ncbi.nlm.nih.gov/Taxonomy/Browser/wwwtax.cgi?id=2839105\">x__Streptomyces violaceusniger group</a>; <a target=\"_blank\" href=\"https://www.ncbi.nlm.nih.gov/Taxonomy/Browser/wwwtax.cgi?id=68280\">s__Streptomyces violaceusniger</a>; <a target=\"_blank\" href=\"https://www.ncbi.nlm.nih.gov/Taxonomy/Browser/wwwtax.cgi?id=653045\">x__Streptomyces violaceusniger Tu 4113</a>", "0": "{'taxon': 'd__Bacteria', 'taxonId': '2'}", "1": "{'taxon': 'p__Actinobacteria', 'taxonId': '201174'}", "2": "{'taxon': 'c__Actinomycetia', 'taxonId': '1760'}", "3": "{'taxon': 'o__Streptomycetales', 'taxonId': '85011'}", "4": "{'taxon': 'f__Streptomycetaceae', 'taxonId': '2062'}", "5": "{'taxon': 'g__Streptomyces', 'taxonId': '1883'}", "6": "{'taxon': 's__Streptomyces violaceusniger', 'taxonId': '68280'}", "ncbiTaxonomyUnfiltered": "[{'taxon': 'd__Bacteria', 'taxonId': '2'}, {'taxon': 'x__Terrabacteria group', 'taxonId': '1783272'}, {'taxon': 'p__Actinobacteria', 'taxonId': '201174'}, {'taxon': 'c__Actinomycetia', 'taxonId': '1760'}, {'taxon': 'o__Streptomycetales', 'taxonId': '85011'}, {'taxon': 'f__Streptomycetaceae', 'taxonId': '2062'}, {'taxon': 'g__Streptomyces', 'taxonId': '1883'}, {'taxon': 'x__Streptomyces violaceusniger group', 'taxonId': '2839105'}, {'taxon': 's__Streptomyces violaceusniger', 'taxonId': '68280'}, {'taxon': 'x__Streptomyces violaceusniger Tu 4113', 'taxonId': '653045'}]"}]}}
